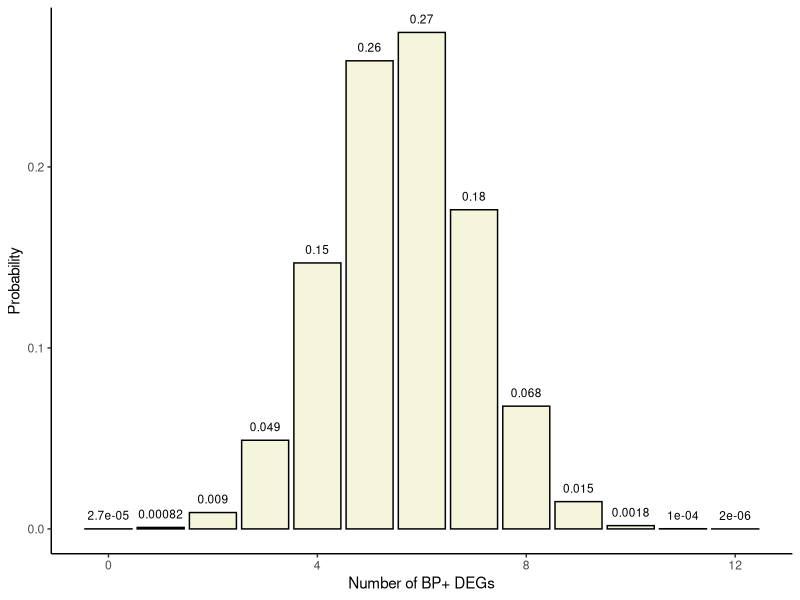
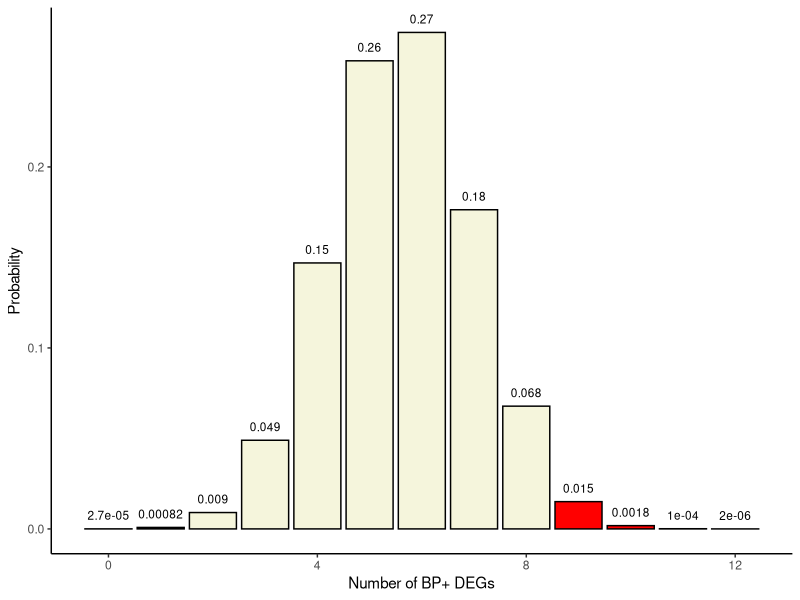
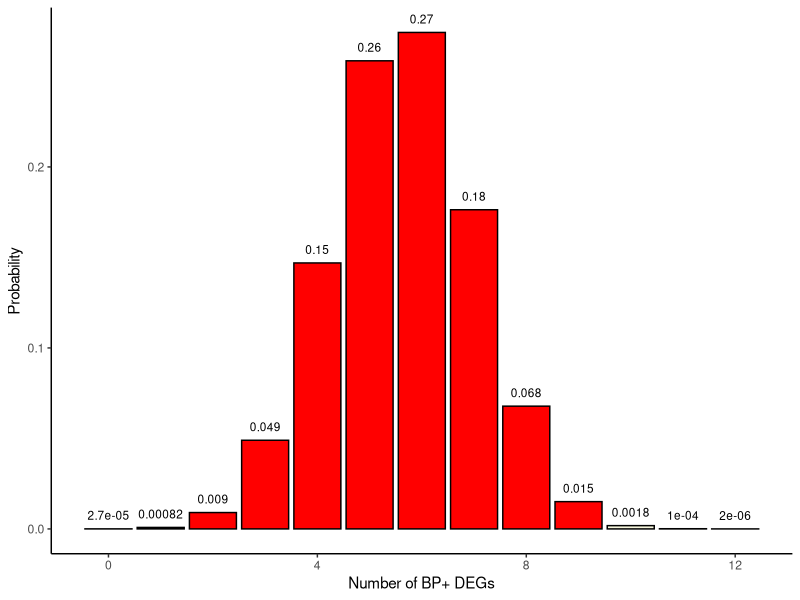
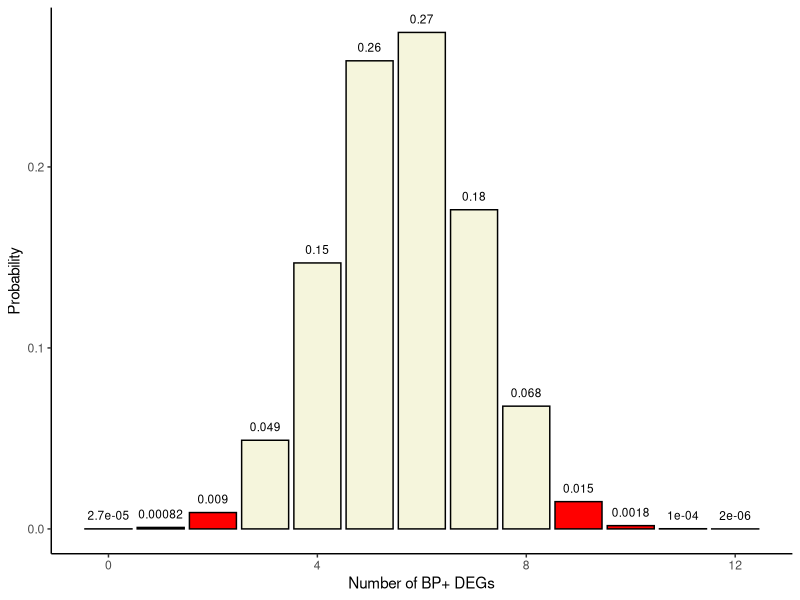

These charts were generated, in order, by the following R code:
## ---- chunk 1
## Define example gene universe: 32 total genes analyzed 
gene_universe <- c("Srsf5", "Gm15387", "Mprip", "Pim1", "Bnip3l", "Efr3a", "Marco", "Tuba1a", "Gsk3a",
                   "Dap3", "Tmod3", "Dnajb1", "Tulp4", "Lsm14b", "Khdrbs2", "Mfsd9", "Ufd1", "Ypel5",
                   "Rbm3", "Dnajc28", "Msrb2", "Memo1", "Cebpg", "Flywch1", "Ip6k1", "Nudt4", "Csnk1e",
                   "Qsox2", "Gm43517", "Rhbdf2", "Fbxw11", "Hmgxb4") 
length(gene_universe)

## Define 15 DEGs from universe
set.seed(08122024)
DEGs <- sample(gene_universe, 15, replace = FALSE)
DEGs
length(unique(DEGs))
## Remaining 17 non-DEGs
non_DEGs <- gene_universe[!gene_universe %in% DEGs]

## Functional set of 12 BP+ genes (with 9 being DEGs)
funct_gene_set <- c(sample(DEGs, 9, replace = FALSE), sample(non_DEGs, 3, replace = FALSE))
length(unique(funct_gene_set))
## BP- genes: genes in universe not in functional set
genes_not_func_set <- gene_universe[!gene_universe %in% funct_gene_set]

## Intersections:
# 1. DEGs and BP+ genes
DEGs_in_set <- intersect(DEGs, funct_gene_set)

# 2. non-DEGs and BP+ genes
non_DEGs_in_set <- intersect(non_DEGs, funct_gene_set)

# 3. DEGs and BP- genes
DEGs_not_in_set <- intersect(DEGs, genes_not_func_set)

# 4. non-DEGs and BP- genes
non_DEGs_not_in_set <- intersect(non_DEGs, genes_not_func_set)
  
## Create contingency table
m <- matrix(c(length(DEGs_in_set), length(DEGs_not_in_set), 
            length(non_DEGs_in_set), length(non_DEGs_not_in_set)), 
            byrow = TRUE, nrow = 2)
m
## ---- chunk 2
## Calculate manually
choose(12,9)*choose(20,6) / choose(32,15)

## ---- chunk 3
library(ggplot2)

## Hypergeometric distribution parameters:
##  -x = 0:12 (a11 for all possible tables)
##  -m = 12 
##  -n = 20
##  -k = 15

probabilities <- dhyper(x=c(0:12), m=12, n=20, k=15, log = FALSE)
xs <- c(0:12)
df <- data.frame(x=xs, p=probabilities)
df 

# Bar plot
ggplot(df, aes(x=x, y=p, label=p)) +
     theme_classic() + 
     geom_bar(stat="identity", fill= "beige", colour="black") +
     geom_text(label=signif(probabilities, 2), 
							 y=probabilities, size=3, hjust=0.5, vjust=-1) +
     labs(x = "Number of BP+ DEGs", y = "Probability")
## ---- chunk 4
## p(x>=9)
sum(probabilities[10:13])

## ---- chunk 5
## Color in red those x>=9
colors <- c(rep('beige', 9), rep('red', 4))
df$colors <- colors
ggplot(df, aes(x=x, y=p, label=p, fill=colors)) +
				theme_classic() +
				geom_bar(stat="identity", fill= colors, colour="black") +
				geom_text(label=signif(probabilities, 2),
									y=probabilities, size=3, hjust=0.5, vjust=-1) +
				labs(x = "Number of BP+ DEGs", y = "Probability")
## ---- chunk 6
fisher.test(m, alternative = "greater")	
## ---- chunk 7
## Matrix
m
## Transposed matrix
t(m)     

## Fisher test on t(m)
fisher.test(t(m), alternative = "greater")	
## ---- chunk 8
## Color in red x<=9
colors <- c(rep('red', 10), rep('beige', 3))
df$colors <- colors

ggplot(df, aes(x=x, y=p, label=p, fill=colors)) +
				theme_classic() +
				geom_bar(stat="identity", fill= colors, colour="black") +
				geom_text(label=signif(probabilities, 2),
									y=probabilities, size=3, hjust=0.5, vjust=-1) +
				labs(x = "Number of BP+ DEGs", y = "Probability")
## ---- chunk 9
## p-value:
sum(probabilities[1:10])
## ---- chunk 10
## Same with fisher.test(alternative = "less")
fisher.test(m, alternative = "less")	
## ---- chunk 11
## p-value
2*sum(probabilities[10:13])
## ---- chunk 12
## p-value
sum(probabilities[10:13]) + sum(probabilities[1:3])
## ---- chunk 13
## Two-sided test
colors <- rep(c('red', 'beige', 'red'), c(3,6,4))
df$colors <- colors

ggplot(df, aes(x=x, y=p, label=p, fill=colors)) +
				theme_classic() +
				geom_bar(stat="identity", fill= colors, colour="black") +
				geom_text(label=signif(probabilities, 2),
									y=probabilities, size=3, hjust=0.5, vjust=-1) +
				labs(x = "Number of BP+ DEGs", y = "Probability")
## ---- chunk 14
fisher.test(m, alternative = "two.sided")	
